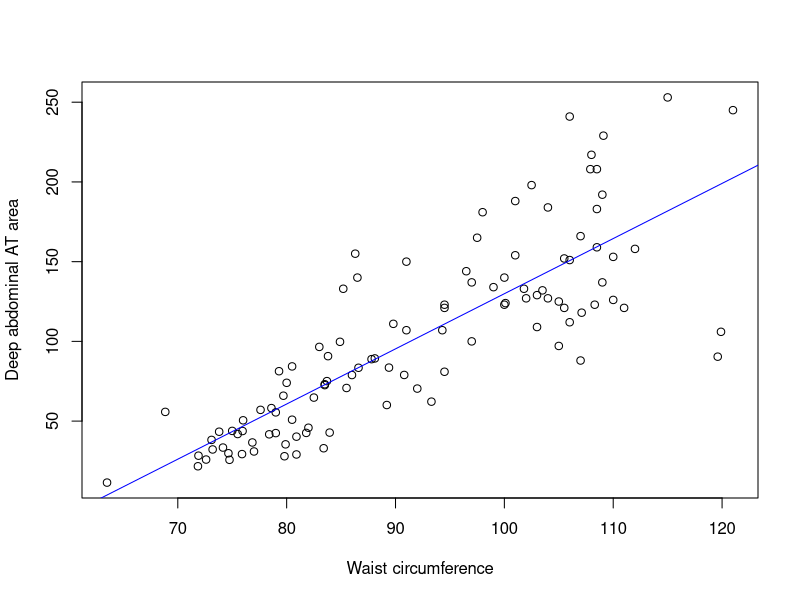
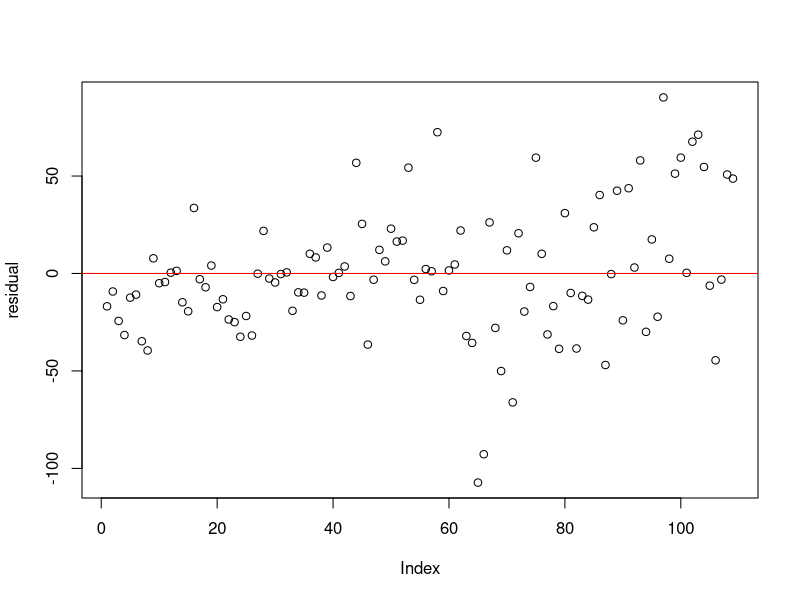

Reproduce these figures in R, in order.
#Page no 440

X <- c(74.75 ,72.60 ,81.80 ,83.95 ,74.65 ,71.85 ,80.90 ,83.40 ,63.50 ,73.2 ,71.9, 75, 73.1, 79,
       77, 68.85, 75.95, 74.15, 73.80, 75.90, 76.85, 80.90, 79.90, 89.20, 82, 92, 86.6, 80.5, 86, 
       82.5, 83.5, 88.1, 90.8, 89.4, 102, 94.5, 91, 103, 80, 79, 83.5, 76, 80.5, 86.50, 83, 107.10,
       94.30, 94.5, 79.7, 79.3, 89.8, 83.8, 85.2, 75.5, 78.4, 78.6, 87.8, 86.3, 85.5, 83.7, 77.6, 84.9,
       79.8, 108.3, 119.6, 119.9, 96.5, 105.5, 105, 107, 107, 101, 97, 100, 108, 100, 103, 104 ,
       106, 109, 103.5, 110, 110, 112, 108.5, 104, 111, 108.5, 121, 109, 97.5, 105.5, 98, 94.5,
       97, 105, 106, 99, 91, 102.5, 106, 109.1, 115, 101, 100.1, 93.3, 101.8, 107.9, 108.5)

Y <- c(25.72 ,25.89 ,42.60 ,42.80 ,29.84 ,21.68 ,29.08 ,32.98 ,11.44 ,32.22 ,28.32, 43.86, 38.21, 
       42.48, 30.96, 55.78, 43.78, 33.41, 43.35, 29.31, 36.6, 40.25, 35.43, 60.09, 45.84, 70.4,
       83.45, 84.3, 78.89, 64.75, 72.56, 89.31, 78.94, 83.55, 127, 121, 107, 129, 74.02, 55.48, 73.13,
       50.5, 50.88, 140, 96.54, 118, 107, 123, 65.92, 81.29, 111, 90.73, 133, 41.9, 41.71, 58.16, 88.85, 
       155, 70.77, 75.08, 57.05, 99.73, 27.96, 123, 90.41, 106, 144, 121, 97.13, 166, 87.99, 154, 
       100, 123, 217, 140, 109, 127, 112, 192, 132, 126, 153, 158, 183, 184, 121, 159, 245, 137, 
       165, 152, 181, 80.95, 137, 125, 241, 134, 150, 198, 151, 229, 253, 188, 124, 62.2, 133, 208
       , 208)


plot(X, Y, type = "p", xlab = "Waist circumference", ylab = "Deep abdominal AT area")

Regression.eqn <- lm(Y~X)
Regression.eqn
abline(Regression.eqn, col = "blue")
aov <- aov(Y~X)
aov
summary(aov)
Regression.eqn
summary(Regression.eqn)
residual <- resid(Regression.eqn)
plot(residual, type = "p")
abline(h = 0, col="red")